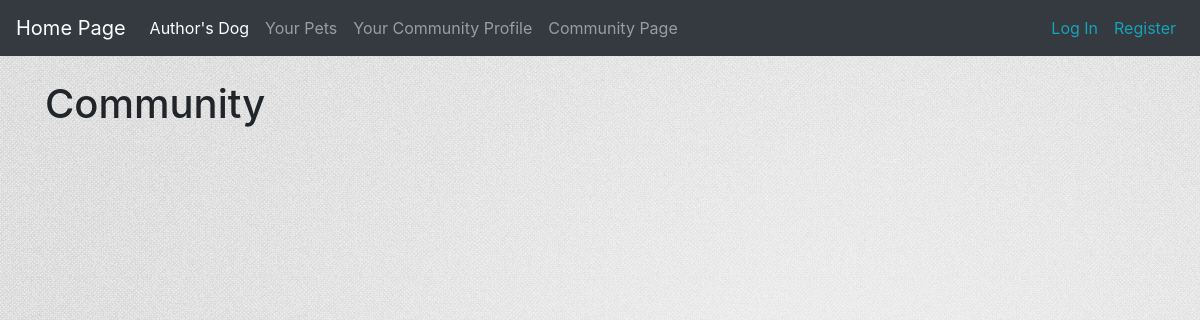
The page /community_page/ on the database as committed earlier.
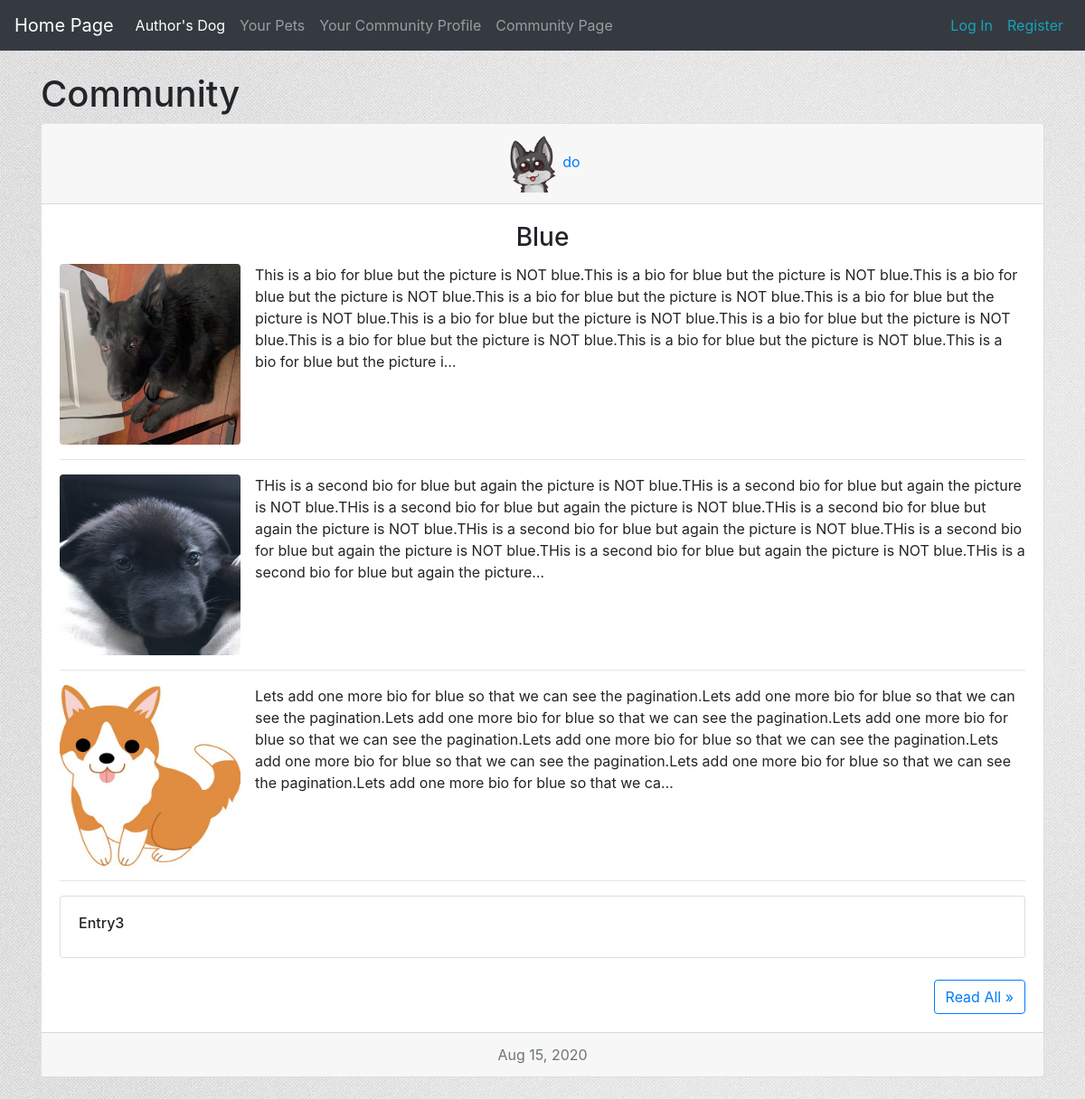
The same page on the database as committed later.
### test_dog_app/models.py (models this page shows, shortened)
class DogName(models.Model):
    owner = models.ForeignKey(User, on_delete=models.CASCADE)
    owner_profile = models.ForeignKey(Profile, on_delete=models.CASCADE, null=False, blank=False)
    name = models.CharField(max_length=70)
    share = models.BooleanField(default=False)
    shared_date = models.DateTimeField(auto_now_add=False, auto_now=False, null=True, blank=False)
    def __str__(self):
        return self.name

class Profile(models.Model):
    user = models.OneToOneField(User, on_delete=models.CASCADE)
    user_photo = models.ImageField(upload_to='user_photo/', default='default.png')

class Entry(models.Model):
    dog_name = models.ForeignKey(DogName, on_delete=models.CASCADE, null=False)
    bio_entry = models.TextField()
    dog_photo = models.ImageField(default=None, upload_to='photo_img/', blank=True)
    share = models.BooleanField(default=False)
    date_entry = models.DateTimeField(auto_now_add=True)
    shared_date = models.DateTimeField(auto_now_add=False, auto_now=False, null=True, blank=False)

### test_dog_app/views.py (the view)
# urls.py: path('community_page/', views.community_page, name='community_page'),   # trailing / is required for pagination
def community_page(request):
    shareable_dogs = DogName.objects.filter(share=True).order_by('-shared_date')
    shareable_entries = Entry.objects.filter(share=True).order_by('-shared_date')
    paginator = Paginator(shareable_dogs, 3)    # Set a paginator with the items, number of items per page
    page_number = request.GET.get('page', 1)   # /?page=number NOTE: url must have trailing / to take parameters
    shareable_dogs = paginator.get_page(page_number)    # showcases each 3 or less dogs per page
    context = {'shareable_entries': shareable_entries, 'shareable_dogs':shareable_dogs}
    return render(request, 'community_page.html', context)

### test_dog_app/templates/community_page.html (shortened to what this page needs)
{% extends 'base.html' %}
{% block content %}
<h1>
    Community
</h1>
{% if shareable_entries %}
    {% for dog in shareable_dogs.object_list %}
        <div class="card">
            <div class="card-header" style="text-align: center">
                <a href="{% url 'users:user_profile' dog.owner.id %}">
                <img src="{{ dog.owner_profile.user_photo.url }}"
                     alt="profile-picture"
                     style="width: 64px;height: 64px">{{ dog.owner }}
               </a>
            </div>
            <div class="card-body">
                <h3 class="card-title" style="text-align: center">{{ dog }}</h3>
                {% for entry in shareable_entries %}
                    {% if entry.dog_name == dog %}
                        {% if entry.dog_photo %}
                            <ul class="list-unstyled bg-white">
                                <li class="media">
                                    <img src="{{ entry.dog_photo.url }}" style="width: 200px; height: 200px"
                                         class= "rounded mr-3" alt="dog-photo">
                                <div class="media-body mr-auto">
                                    {{ entry.bio_entry|truncatechars:500| linebreaksbr }}
                                </div>
                                </li>
                              </ul><hr class="my-3">
                          {% else %}
                              <div class="card bg-white">
                                <div class="card-body">
                                    <h6>
                                        {{ entry.bio_entry| truncatechars:500 | linebreaksbr }}
                                    </h6>
                                </div>
                              </div><br/>
                        {% endif %}
                    {% endif %}
                {% endfor %}
            <div class="float-right">
                <a class="btn btn-outline-primary"
                   href="{% url 'test_dog_app:full_dog_page' dog.id %}">
                    Read All &raquo
                </a>
            </div>
            </div>
                <div class="card-footer text-muted" style="text-align: center">
                    {{ dog.shared_date | date:'M d, Y' }}
            </div>
        </div><br/>
    {% endfor %}
{% endif %}
{% endblock content %}

### test_dog_app/templates/base.html (shortened to what this page needs)
{% load static %}
<!DOCTYPE html>
<html lang="en">
    <link rel="stylesheet" href="https://stackpath.bootstrapcdn.com/bootstrap/4.4.1/css/bootstrap.min.css"
>
<head>
</head>
<body>
    <link rel="stylesheet" type="text/css" href="{% static 'test_dog_app/style.css' %}" />
    <nav class="navbar navbar-expand-lg navbar-dark bg-dark mb-4">
        <a class= 'navbar-brand' href="{% url 'test_dog_app:index' %}">Home Page</a>
        <div class="collapse navbar-collapse" id="navbarNavAltMarkup">
            <ul class="navbar-nav mr-auto">
                <li class="nav-item">
                    <a class= 'nav-item nav-link active' href="{% url 'test_dog_app:authors_dog' %}">
                Author's Dog
                    </a>
                </li>
                <li class="nav-item">
                    <a class= 'nav-item nav-link' href="{% url 'test_dog_app:user_entries' %}">Your Pets</a>
                </li>
                <li class="nav-item">
                    <a class= 'nav-item nav-link' href="{% url 'test_dog_app:community_profile' %}">Your Community Profile</a>
                </li>
                <li class="nav-item">
                    <a class= 'nav-item nav-link' href="{% url 'test_dog_app:community_page' %}">Community Page</a>
                </li>
            </ul>
            <ul class="navbar-nav ml-auto">
                {% if user.is_authenticated %}
                    <li class="nav-item">
                         <span class="navbar-text">
                             Welcome, <a class= 'text-info'
                                         href="{% url 'users:user_private_profile' user.id %}"> {{ user }}</a>!
                        </span>
                    </li>
                    <li class="nav-item">
                        <a class= 'nav-link text-info' href="{% url 'users:logout' %}">Log Out</a>
                    </li>
                {% else %}
                    <li class="nav-item">
                        <a class= 'nav-link text-info' href="{% url 'users:login' %}">Log In</a>
                    </li>
                    <li class="nav-item">
                        <a class= 'nav-link text-info' href="{% url 'users:register' %}">Register</a>
                    </li>
                {% endif %}
            </ul>
        </div>
    </nav>
<main role="main" class="container">
    {% block content %}
    {% endblock content %}
</main>
</body>
</html>

### test_dog_app/static/test_dog_app/style.css (style rules this page uses)
body { background: white url('background_image.jpg'); }

Rows that differ between the two databases and show on the page:
now on this page (row edited): DogName: owner_profile.user_photo (placeholder picture), owner "do", name "Blue", shared_date "Aug 15, 2020"
added Entry: dog_photo (picture), bio_entry "This is a bio for blue but the picture is NOT blue.This is a bio for blue but the picture is NOT blue.This is a bio for blue but the picture is NOT blue.This is a bio for blue but the picture is NOT blue.This is a bio for blue but the picture is NOT blue.This is a bio for blue but the picture is NOT blue.This is a bio for blue but the picture is NOT blue.This is a bio for blue but the picture is NOT blue.This is a bio for blue but the picture is NOT blue.This is a bio for blue but the picture i…"
added Entry: dog_photo (picture), bio_entry "THis is a second bio for blue but again the picture is NOT blue.THis is a second bio for blue but again the picture is NOT blue.THis is a second bio for blue but again the picture is NOT blue.THis is a second bio for blue but again the picture is NOT blue.THis is a second bio for blue but again the picture is NOT blue.THis is a second bio for blue but again the picture is NOT blue.THis is a second bio for blue but again the picture is NOT blue.THis is a second bio for blue but again the picture…"
added Entry: dog_photo (picture), bio_entry "Lets add one more bio for blue so that we can see the pagination.Lets add one more bio for blue so that we can see the pagination.Lets add one more bio for blue so that we can see the pagination.Lets add one more bio for blue so that we can see the pagination.Lets add one more bio for blue so that we can see the pagination.Lets add one more bio for blue so that we can see the pagination.Lets add one more bio for blue so that we can see the pagination.Lets add one more bio for blue so that we ca…"
now on this page (row edited): Entry: bio_entry "Entry3"
